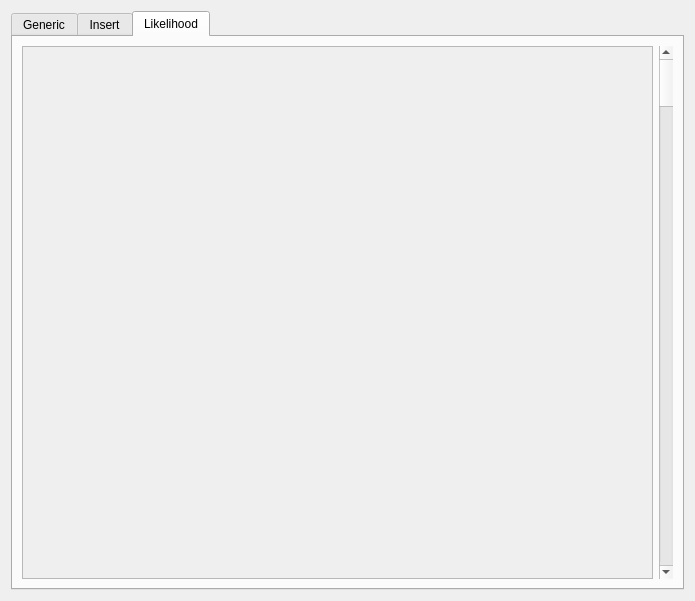
<?xml version="1.0" encoding="UTF-8"?>
<ui version="4.0">
 <class>CPointsConfig</class>
 <widget class="QWidget" name="CPointsConfig">
  <property name="geometry">
   <rect>
    <x>0</x>
    <y>0</y>
    <width>695</width>
    <height>601</height>
   </rect>
  </property>
  <property name="windowTitle">
   <string>Form</string>
  </property>
  <layout class="QVBoxLayout" name="verticalLayout">
   <item>
    <widget class="QTabWidget" name="tabWidget">
     <property name="currentIndex">
      <number>2</number>
     </property>
     <widget class="QWidget" name="f">
      <attribute name="title">
       <string>Generic</string>
      </attribute>
      <layout class="QVBoxLayout" name="verticalLayout_4">
       <item>
        <widget class="QScrollArea" name="generic">
         <property name="widgetResizable">
          <bool>true</bool>
         </property>
         <widget class="QWidget" name="scrollAreaWidgetContents">
          <property name="geometry">
           <rect>
            <x>0</x>
            <y>0</y>
            <width>653</width>
            <height>535</height>
           </rect>
          </property>
         </widget>
        </widget>
       </item>
      </layout>
     </widget>
     <widget class="QWidget" name="s">
      <attribute name="title">
       <string>Insert</string>
      </attribute>
      <layout class="QVBoxLayout" name="verticalLayout_2">
       <item>
        <widget class="QScrollArea" name="insert">
         <property name="widgetResizable">
          <bool>true</bool>
         </property>
         <widget class="QWidget" name="scrollAreaWidgetContents_2">
          <property name="geometry">
           <rect>
            <x>0</x>
            <y>0</y>
            <width>653</width>
            <height>535</height>
           </rect>
          </property>
         </widget>
        </widget>
       </item>
      </layout>
     </widget>
     <widget class="QWidget" name="t">
      <attribute name="title">
       <string>Likelihood</string>
      </attribute>
      <layout class="QHBoxLayout" name="horizontalLayout_2">
       <item>
        <layout class="QHBoxLayout" name="horizontalLayout">
         <item>
          <widget class="QScrollArea" name="likelihood">
           <property name="widgetResizable">
            <bool>true</bool>
           </property>
           <widget class="QWidget" name="scrollAreaWidgetContents_3">
            <property name="geometry">
             <rect>
              <x>0</x>
              <y>0</y>
              <width>631</width>
              <height>533</height>
             </rect>
            </property>
           </widget>
          </widget>
         </item>
         <item>
          <widget class="QScrollBar" name="verticalScrollBar">
           <property name="orientation">
            <enum>Qt::Vertical</enum>
           </property>
          </widget>
         </item>
        </layout>
       </item>
      </layout>
     </widget>
    </widget>
   </item>
  </layout>
 </widget>
 <resources/>
 <connections/>
</ui>
